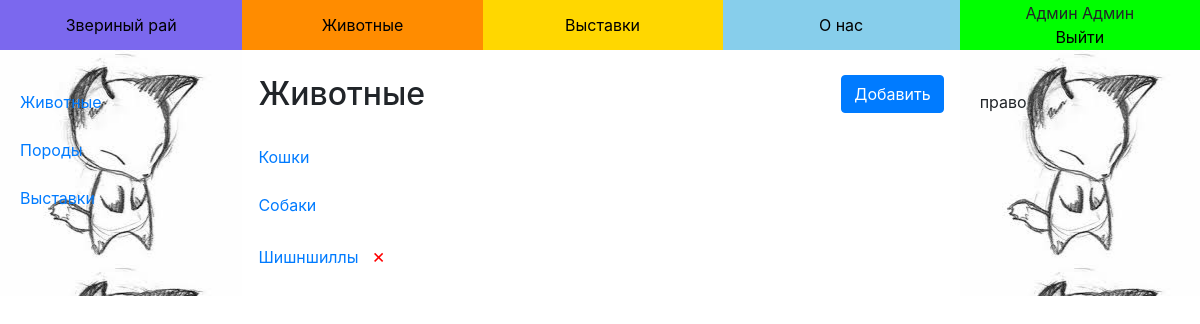
The app's page /admin/animals (signed in) with its own data.
### data/users.py (models this page shows, shortened)
class User(SqlAlchemyBase, UserMixin, CRUDMixin):
    __tablename__ = 'users'
    first_name = sqlalchemy.Column(sqlalchemy.String)
    last_name = sqlalchemy.Column(sqlalchemy.String)
    email = sqlalchemy.Column(sqlalchemy.String, index=True, unique=True)
    hashed_password = sqlalchemy.Column(sqlalchemy.String)
    role_id = sqlalchemy.Column(sqlalchemy.Integer)
    fillable = ['first_name', 'last_name', 'email']
    def is_role(self, role_id):
        return self.role_id == role_id
    @property
    def is_admin(self):
        return self.role_id == ADMIN_ROLE

### data/animals.py (models this page shows)
class Animal(SqlAlchemyBase, CRUDMixin):
    __tablename__ = 'animals'
    name = sqlalchemy.Column(sqlalchemy.String)
    breeds = orm.relation("Breed", backref="animals")

### routes/admin.py (the view)
@admin.route('/animals')
def animals_view():
    animals = Animal.query().order_by(Animal.name).all()
    return render_template('admin/animals_view.html', title='Животные', animals=animals)

### data/mixins.py (called while the page is built)
    @classmethod
    def query(cls):
        return cls._db_session().query(cls)

    @classmethod
    def get(cls, id):
        return cls.query().get(id)

    @classmethod
    def _db_session(cls):
        if not hasattr(cls, 'db_session'):
            cls.db_session = db_session()
        return cls.db_session

### routes/admin.py (called while the page is built)
@admin.before_request
def _before():
    if current_user.is_authenticated and current_user.is_role(users.ADMIN_ROLE):
        return
    raise Forbidden()

### routes/utils.py (called while the page is built)
def user_loader(user_id):
    return User.get(user_id)

### templates/admin/animals_view.html
{% extends "base.html" %}
{% block content %}
    <div class="clearfix">
        <h2 class="float-left"> {{title}} </h2>
        <a class="btn btn-primary float-right" href="{{url_for('admin.animal_create')}}">Добавить</a>
    </div>
    <br>
    {% for animal in animals %}
        <div>
            <a href="{{url_for('admin.animal_update', id=animal.id)}}">{{animal.name}}</a> &nbsp;
            {% if animal.breeds == [] %}
                <a href="{{url_for('admin.animal_delete', id=animal.id)}}" class="delete">×</a>
            {% endif %}
        </div>
        <br>
    {% endfor %}
{% endblock %}

### templates/base.html (shortened to what this page needs)
<!DOCTYPE html>
<html lang="en">
  <head>
    <link rel="stylesheet"
          href="https://stackpath.bootstrapcdn.com/bootstrap/4.4.1/css/bootstrap.min.css"
 />
  </head>
  <body bgcolor="Khaki">
    <table width="100%" align="center">
      <tr id="menu">
        <td width="250px" height="50px" bgcolor="#7B68EE" align="center"><a href="/">Звериный рай</a></td>
        <td width="250px" height="50px" bgcolor="#FF8C00" align="center"><a href="{{ url_for('public.animals') }}"> Животные</a></td>
        <td width="250px" height="50px" bgcolor="#FFD700" align="center"><a href="{{ url_for('public.exhibitions') }}"> Выставки</a></td>
        <td width="250px" height="50px" bgcolor="#87CEEB" align="center"><a href="/about">О нас</a></td>
        <td width="250px" height="50px" bgcolor="#00FF00" align="center">
          {% if current_user.is_authenticated %}
            {{ current_user.first_name }} {{ current_user.last_name }}<br>
            <a href="/logout">Выйти</a>
          {% else %}
            <a href="/login">Вход</a> / <a href="/register">Регистрация</a>
          {% endif %}
        </td>
      </tr>
        <tr>
        <td class="field">
          {% if current_user.is_authenticated %}
            {% if current_user.is_admin %}
              <a href="{{url_for('admin.animals_view')}}">Животные</a><br><br>
              <a href="{{url_for('admin.breeds_view')}}">Породы</a><br><br>
              <a href="{{url_for('admin.exhibitions_view')}}">Выставки</a>
            {% else %}
              <a href="{{url_for('public.pets')}}">Мои животные</a><br><br>
              <a href="">Мои выставки</a>
            {% endif %}
          {% endif %}
        </td>
        <td colspan="3" valign="top">
          <br>
          <main role="main" class="container">
              {% block content %} {% endblock %}
          </main>
        </td>
        <td class="field">
          право
        </td>
      </tr>
    </table>
  </body>
</html>

### templates/base.html (style rules this page uses)
body { margin: 0; padding: 0 }
#menu a { color: #000 }
.field { background: url(/static/images/field_bg.jpg) 50% 0; width: 250px; vertical-align: top; padding: 40px 20px }
.delete { font-size: 20px; color: red }

### records on screen
User: first_name "Админ", last_name "Админ"
Animal: name "Кошки"
Animal: name "Собаки"
Animal: name "Шишншиллы"

### other values on screen
{{ title }} "Животные"
